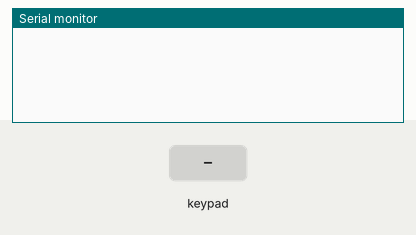
Bench run of a sketch on a simulated Arduino Uno, built with avr-gcc and run on an emulated ATmega328P. On the bench: the last lines printed to the serial monitor. Wiring (inferred from the names in the program): 4×4 keypad with keys 1 2 3 A 4 5 6 B 7 8 9 C * 0 # D: rows pin 7, pin 6, pin 5, pin 4; columns pin 11, pin 10, pin 9, pin 8. The inputs (shaded band) are chosen by the test bench.

Above: at 1.2 s.
1.3 s: key '1' pressed
At 2.0 s:
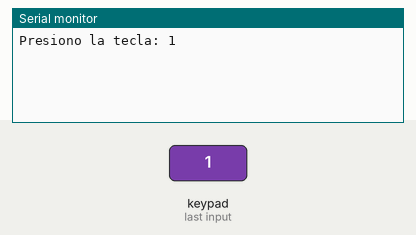
2.8 s: keypad keys 1 2 # pressed 0.4 s apart
At 5.0 s:
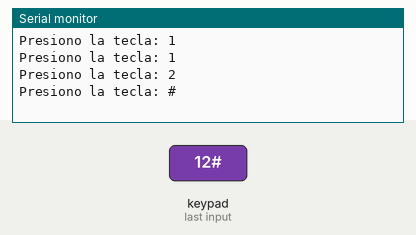
5.5 s: key 'A' pressed
At 6.4 s:
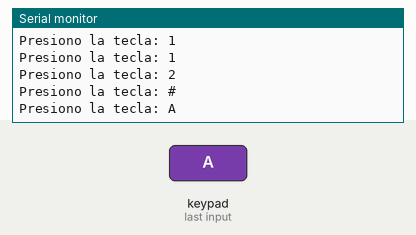
7.0 s: keypad keys 1 2 * pressed 0.4 s apart
At 8.2 s:
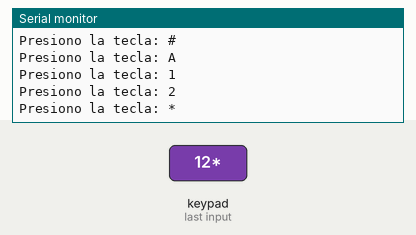
9.7 s: key 'B' pressed
At 10.8 s:
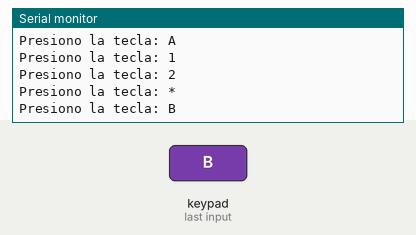
11.2 s: keypad keys 1 2 D pressed 0.4 s apart
At 12.6 s:
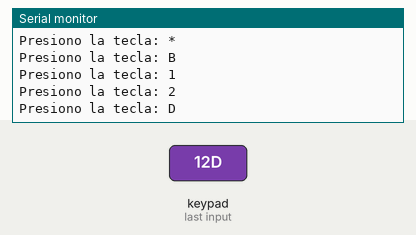

The sketch:

Practica10.ino
```cpp
int row[]={11,10,9,8};// Defining array-row pins of keypad connected to Arduino pins
int col[]={7,6,5,4};//Defining array-column pins of keypad connected to Arduino
int i,j; // Two counter variables to count inside for loop
int col_scan; // Variable to hold value of scanned columns
void setup()
{
Serial.begin(9600);
for(i=0;i<=3;i++)
{
pinMode(row[i],OUTPUT);
pinMode(col[i],INPUT);
digitalWrite(col[i],HIGH);
} }


void loop()
{
for(i=0; i<=3; i++)
{
digitalWrite(row[0],HIGH);
digitalWrite(row[1],HIGH);
digitalWrite(row[2],HIGH);
digitalWrite(row[3],HIGH);
digitalWrite(row[i],LOW);
for(j=0; j<=3; j++)
{
col_scan=digitalRead(col[j]);
if(col_scan==LOW)
{
keypress(i,j);
delay(300);
}}
}}

char keyMap[4][4] =
{
  {'1','2','3','A'},
  {'4','5','6','B'},
  {'7','8','9','C'},
  {'*','0','#','D'},
};

void keypress(int i, int j)
{
    Serial.println("Presiono la tecla: "+String(keyMap[j][i]));
}
```

Measured:
- after the input at 1.3 s, the serial monitor: prints a new line at once (image 1)
- after the input at 2.8 s, the serial monitor: prints a new line after 0.40 s (image 2)
- after the input at 5.5 s, the serial monitor: prints a new line at once (image 3)
- after the input at 7.0 s, the serial monitor: prints a new line at once (image 4)
- after the input at 9.7 s, the serial monitor: prints a new line at once (image 5)
- after the input at 11.2 s, the serial monitor: prints a new line at once (image 6)
